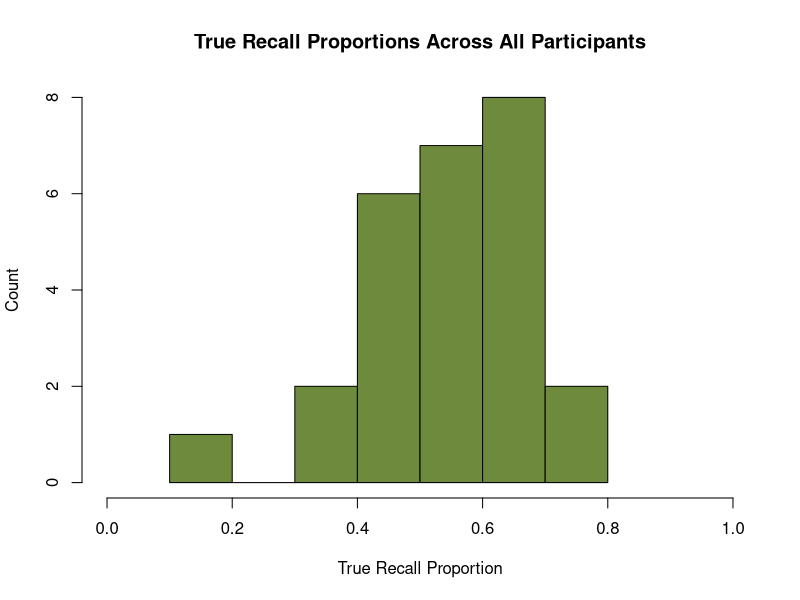
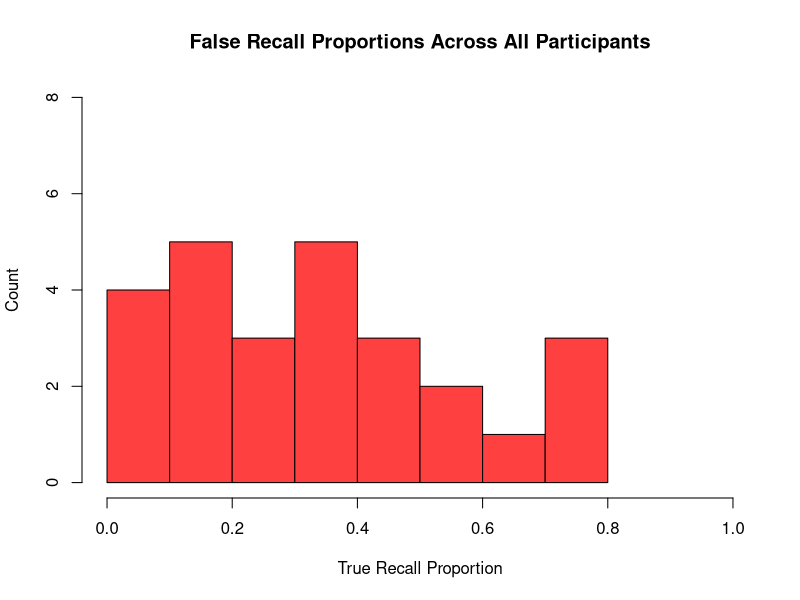

Recreate these plots in R, in order.
## ---- chunk 1
knitr::opts_chunk$set(echo = TRUE, message = FALSE)
# Can set your local path to control exactly where this saves. Otherwise, will save in directory with the Rmd file
# knitr::opts_knit$set(root.dir = "/home/expdes/outputs/")  

library(tidyverse)  #hub of many packages
set.seed(1)  #reproducible results
theme_set(theme_minimal())  #nice-looking plots

## ---- chunk 2
participant_level_data <- read.csv(file.path("data", "participant_level_data.csv"))
## ---- chunk 3
# Sources
#   1) https://www.datamentor.io/r-programming/histogram

# Get the recall proportions
true_recall_data <- participant_level_data$true_recall_proportion
false_recall_data <- participant_level_data$false_recall_proportion


# HISTOGRAMS
# ================================

# True Recall Proportion
# -------------------
hist(true_recall_data,
     main = "True Recall Proportions Across All Participants", 
     xlab = "True Recall Proportion", 
     ylab = "Count",
     xlim = c(0,1),
     ylim = c(0,8),
     col  = "darkolivegreen4",
     )
# -------------------

# False Recall Proportion
# -------------------
hist(false_recall_data,
     main = "False Recall Proportions Across All Participants", 
     xlab = "True Recall Proportion", 
     ylab = "Count",
     xlim = c(0,1),
     ylim = c(0,8),
     col  = "brown1",
     ) 
## ---- chunk 4
# Sources
#   1) https://www.rdocumentation.org/packages/stats/versions/3.6.2/topics/t.test
#   2) https://www.rdocumentation.org/packages/base/versions/3.6.2/topics/unname

# Handmade function
ttest <- function(samp1, samp2) {
  
  # Get n for each sample
  n_1 <- length(samp1)
  n_2 <- length(samp2)
  
  # Get mean of each sample
  mean_1 <- mean(samp1)
  mean_2 <- mean(samp2)
  
  # Get standard deviation of each sample
  std_1 <- sd(samp1)
  std_2 <- sd(samp2)
  
  # Compute Pooled Standard Deviation
  pooled_std_numerator   <- ((n_1 - 1) * (std_1 ** 2)) + ((n_2 - 1) * (std_2 ** 2)) 
  pooled_std_denominator <- n_1 + n_2 - 2
  pooled_std <- sqrt(pooled_std_numerator / pooled_std_denominator)
  
  # Compute the t-statistic
  t_stat_numerator   <- mean_1 - mean_2 
  t_stat_denominator <- pooled_std * sqrt((1 / n_1) + (1 / n_2))
  t_statistic <- t_stat_numerator / t_stat_denominator
  
  return(t_statistic)
}
## ---- chunk 5

# Get verbal and visual participant data
verbal_true_recall_data <- participant_level_data[participant_level_data$encoding_modality == "verbal",]$true_recall_proportion

visual_true_recall_data <- participant_level_data[participant_level_data$encoding_modality == "visual",]$true_recall_proportion

# Calculate t statistic
indep_t_stat_modality <- ttest(verbal_true_recall_data, visual_true_recall_data)

# Print the result
cat(sprintf("(Encoding Modality) Handwritten Indep. Samp. T-Statistic: %.6f", indep_t_stat_modality))
## ---- chunk 6

# Get shallow and deep participant data
shallow_true_recall_data <- participant_level_data[participant_level_data$encoding_depth == "shallow",]$true_recall_proportion

deep_true_recall_data <- participant_level_data[participant_level_data$encoding_depth == "deep",]$true_recall_proportion

# Calculate t statistic
indep_t_stat_depth <- ttest(shallow_true_recall_data, deep_true_recall_data)

# Print the result
cat(sprintf("(Encoding Depth) Handwritten Indep. Samp. T-Statistic: %.6f", indep_t_stat_depth))
## ---- chunk 7

# Encoding modality via built-in function
indep_t_stat_modality_builtin <- unname(t.test(verbal_true_recall_data, visual_true_recall_data, var.equal = TRUE)$statistic)
cat(sprintf("(Encoding Modality) Built-in Indep. Samp. T-Statistic:  %.6f\n", indep_t_stat_modality_builtin))

# Encoding depth via built-in function
indep_t_stat_depth_builtin <- unname(t.test(shallow_true_recall_data, deep_true_recall_data, var.equal = TRUE)$statistic)
cat(sprintf("(Encoding Depth)    Built-in Indep. Samp. T-Statistic: %.6f", indep_t_stat_depth_builtin))

## ---- chunk 8
# Sources
#   1) https://datascienceparichay.com/article/subtract-two-vectors-in-r/

# Handmade paired t test function
ttest_paired <- function(samp1, samp2) {
  
  # Get a vector representing paired differences
  differences <- samp1 - samp2
  
  # Get mean, std and n of the paired differences
  mean_diff <- mean(differences)
  std_diff <- sd(differences)
  n <- length(differences)
  
  # Calculate t statistic
  t_statistic <- mean_diff / (std_diff / sqrt(n))
  
  return(t_statistic)
}
## ---- chunk 9
# Ids to filter out in the modality case
modality_ids_to_filter <- c("862003", "TgA3wccPQM9Has7")

# Filter out specified IDs
no_ids_modality <- participant_level_data[!(participant_level_data$participant %in% modality_ids_to_filter),]

# Get verbal vector
verbal_true_recall_data <-
  no_ids_modality$true_recall_proportion[
    no_ids_modality$encoding_modality == "verbal"]

# Get visual vector
visual_true_recall_data <-
  no_ids_modality$true_recall_proportion[
    no_ids_modality$encoding_modality == "visual"]

# Get paired T-statistic
paired_t_stat_modality_builtin <- ttest_paired(verbal_true_recall_data, visual_true_recall_data)

# Print the result
cat(sprintf("(Encoding Modality) Handwritten Paired Samples T-Statistic: %.6f", paired_t_stat_modality_builtin))
## ---- chunk 10
# Ids to filter out in the modality case
depth_ids_to_filter <- c("662545", "665565", "697823", "862003")

# Filter out specified IDs
no_ids_depth <- participant_level_data[!(participant_level_data$participant %in% depth_ids_to_filter),]

# Get verbal vector
shallow_true_recall_data <-
  no_ids_depth$true_recall_proportion[
    no_ids_depth$encoding_depth == "shallow"]

# Get visual vector
deep_true_recall_data <-
  no_ids_depth$true_recall_proportion[
    no_ids_depth$encoding_depth == "deep"]

# Get paired T-statistic
paired_t_stat_modality_builtin <- ttest_paired(shallow_true_recall_data, deep_true_recall_data)

# Print the result
cat(sprintf("(Encoding Depth) Handwritten Paired Samples T-Statistic: %.6f", paired_t_stat_modality_builtin))
## ---- chunk 11

#Calculations with built-in R functions should go here
# Sources
#   1) https://www.statology.org/paired-samples-t-test-r/

# Encoding modality via built-in function
paired_t_stat_modality_builtin <- unname(t.test(verbal_true_recall_data, visual_true_recall_data, paired = TRUE)$statistic)
cat(sprintf("(Encoding Modality) Built-in Paired Samp. T-Statistic:  %.6f\n", paired_t_stat_modality_builtin))

# Encoding depth via built-in function
paired_t_stat_depth_builtin <- unname(t.test(shallow_true_recall_data, deep_true_recall_data, paired = TRUE)$statistic)
cat(sprintf("(Encoding Depth)    Built-in Paired Samp. T-Statistic: %.6f", paired_t_stat_depth_builtin))
## ---- chunk 12
# Sources
#   1) https://www.statology.org/working-with-the-student-t-distribution-in-r-dt-qt-pt-rt/

df_modality <- length(verbal_true_recall_data) + length(visual_true_recall_data) - 2
p_value_modality <- pt(indep_t_stat_modality, df_modality)

df_depth <- length(shallow_true_recall_data) + length(deep_true_recall_data) - 2
p_value_depth <- pt(indep_t_stat_depth, df_depth)

cat(sprintf("(Encoding Modality) P Value: %.6f\n", p_value_modality))
cat(sprintf("(Encoding Depth)    P Value: %.6f", p_value_depth))
## ---- chunk 13
# cohend <- function(samp1, samp2) {
#
# }
## ---- chunk 14
#Calculate Cohen's d using your function here

## ---- chunk 15

## ---- chunk 16

## ---- chunk 17

## ---- chunk 18
  
## ---- chunk 19

## ---- chunk 20
# Cis  = ...

## ---- chunk 21
#Take your bootstrap sample and calculate your sample mean here

## ---- chunk 22

## ---- chunk 23
#Plot your histograms here


## ---- chunk 24

## ---- chunk 25

